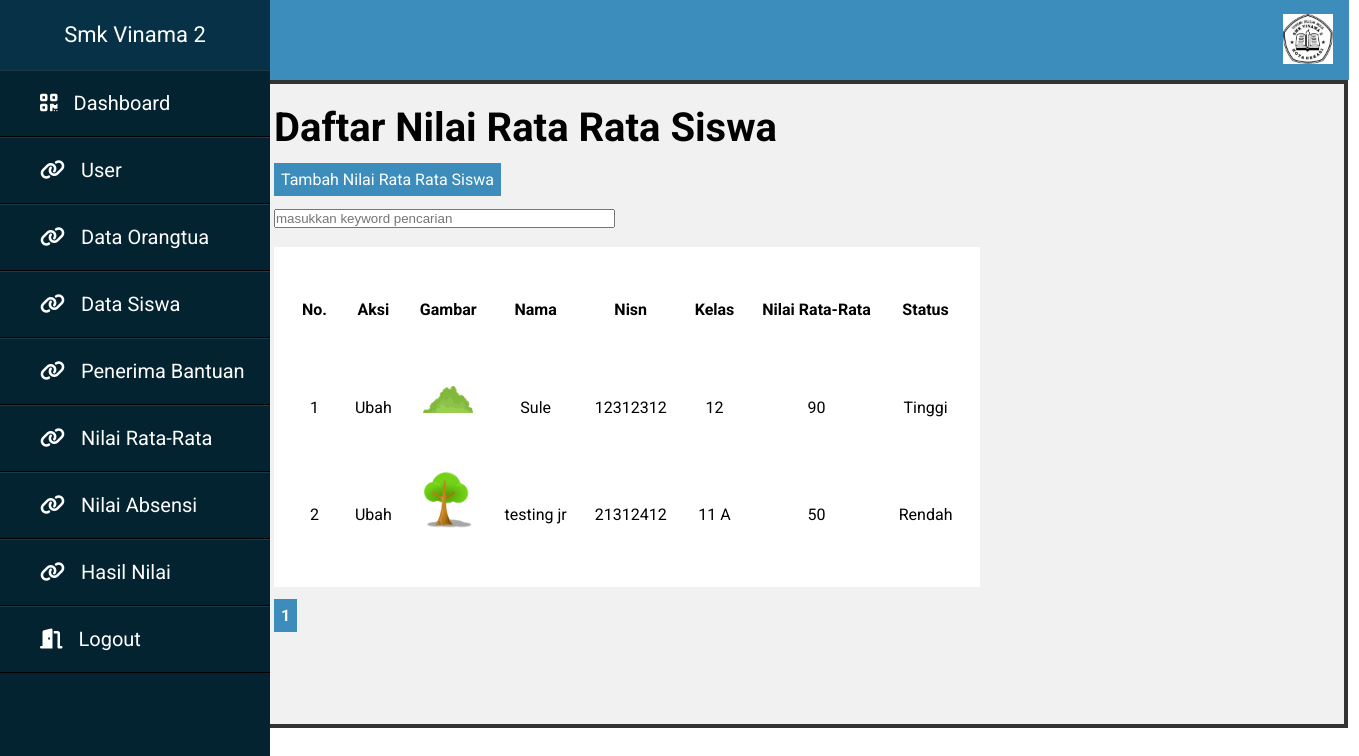
Page /sekolah/guru/halaman_guru.php on the committed database.
### tables this page shows
CREATE TABLE `nilairatarata` (
  `id` int(8) NOT NULL,
  `id_siswa` int(11) NOT NULL,
  `nilai_rata_rata` float NOT NULL,
  `status` varchar(16) NOT NULL
);

CREATE TABLE `siswa` (
  `id` int(8) NOT NULL,
  `nama` varchar(64) NOT NULL,
  `alamat` text NOT NULL,
  `nisn` varchar(32) NOT NULL,
  `kelas` char(4) NOT NULL,
  `foto` varchar(100) NOT NULL,
  `id_ortu` int(8) NOT NULL
);

### sekolah/function.php (called while the page is built, shortened)
<?php
$koneksi = mysqli_connect("localhost", "root", "", "persada");
function query($query) {
	global $koneksi;
	$result = mysqli_query($koneksi, $query);
	$rows = [];
	while ( $row = mysqli_fetch_assoc($result) ) {
		$rows[] = $row;
	}
	return $rows;
}
?>

### sekolah/guru/halaman_guru.php (the view, shortened to what this page needs)
<?php
include '../function.php';
$jumlahdataperhalaman = 2;
$jumlahdata = count(query("SELECT * FROM siswa"));
$jumlahhalaman = ceil($jumlahdata / $jumlahdataperhalaman);
$halamanaktif = ( isset($_GET["halaman"]) ) ? $_GET["halaman"] : 1;
$awaldata = ( $jumlahdataperhalaman * $halamanaktif ) - $jumlahdataperhalaman;
$nilairatarata = query("SELECT siswa.id id_siswa, siswa.nama nama, siswa.kelas kelas, siswa.nisn nisn, siswa.foto foto, siswa.alamat alamat,
  nilairatarata.id id_ratarata, nilairatarata.nilai_rata_rata nilai_rata_rata, nilairatarata.status
 FROM siswa LEFT JOIN nilairatarata ON siswa.id = nilairatarata.id_siswa LIMIT $awaldata, $jumlahdataperhalaman");
?>
<!DOCTYPE html>
<html lang="en" dir="ltr">
  <head>
    <link rel="stylesheet" href="../stylesekolah.css">
  </head>
  <body>
    <div class="sidebar">
    <header>Smk Vinama 2</header>
  <ul>
    <li><a href="../halaman_utama.php"><i class="fas fa-qrcode"></i>Dashboard</a></li>
    <li><a href="../admin/halaman_admin.php"><i class="fas fa-link"></i>User</a></li>
    <li><a href="../administrasi sekolah/halaman_administrasi_sekolah.php"><i class="fas fa-link"></i>Data Orangtua</a></li>
    <li><a href="../administrasi sekolah/siswa.php"><i class="fas fa-link"></i>Data Siswa</a></li>
    <li><a href="../administrasi sekolah/penerimabantuan.php"><i class="fas fa-link"></i>Penerima Bantuan</a></li>
    <li><a href="halaman_guru.php"><i class="fas fa-link"></i>Nilai Rata-Rata</a></li>
    <li><a href="nilaiabsensi.php"><i class="fas fa-link"></i>Nilai Absensi</a></li>
    <li><a href="rankingsiswa.php"><i class="fas fa-link"></i>Hasil Nilai</a></li>
    <li><a href="../logout.php"><i class="fas fa-door-open"></i></i>Logout</a></li>
  </ul>
</div>
<div class="navbar">
<ul class="navbarul">
  <li class="navbarli"><img src="../img/vinama.jpg" width="50"></li>
</ul>
</div>
<div class="guru">
<h1 class="judul">Daftar Nilai Rata Rata Siswa</h1>
<br>
<a href="tambahnilairatarata.php" class="tambah">Tambah Nilai Rata Rata Siswa</a>
<br><br>
<form action="" method="post">
  <input type="text" name="keywordnrr" size="40" autofocus placeholder="masukkan keyword pencarian" autocomplete="off" id="keywordnrr">
</form>
<br>
<div id="container">
<table border="0" cellpadding="10" cellspacing="28">
  <tr>
    <th>No.</th>
    <th>Aksi</th>
    <th>Gambar</th>
    <th>Nama</th>
    <th>Nisn</th>
    <th>Kelas</th>
    <th>Nilai Rata-Rata</th>
    <th>Status</th>
  </tr>
  <?php $i = 1; ?>
  <?php foreach ( $nilairatarata as $row ) : ?>
  <tr>
    <td><?= $i; ?></td>
    <td>
      <?php
        if(!empty($row["nilai_rata_rata"])){
        echo"<a href='ubahnilairatarata.php?id=".$row["id_siswa"]."class='ubahhapuswarna'>Ubah</a>";
      }?>
    </td>
    <td><img src="../img/<?= $row["foto"]; ?>" width="50"></td>
    <td><?= $row["nama"]; ?></td>
    <td><?= $row["nisn"]; ?></td>
    <td><?= $row["kelas"]; ?></td>
    <td><?= $row["nilai_rata_rata"]; ?></td>
    <td><?= $row["status"]; ?></td>
  </tr>
  <?php $i++; ?>
  <?php endforeach; ?>
</table>
<br>
<?php for($i = 1; $i <= $jumlahhalaman; $i++ ) : ?>
  <?php if( $i == $halamanaktif ) : ?>
  <a href="?halaman=<?= $i; ?>" style="font-weight: bold; color: white; background-color: #3c8dbc; border: 4px solid #3c8dbc; padding: 3px;"><?= $i; ?></a>
  <?php else : ?>
  <a href="?halaman=<?= $i; ?>" style="color: black; background-color: #f1f1f1; border: 1px solid black; padding: 6px;"><?= $i; ?></a>
  <?php endif; ?>
<?php endfor; ?>
<br>
</div>
  </body>
</html>

### sekolah/stylesekolah.css (style rules this page uses)
* { padding: 0; margin: 0; list-style: none; text-decoration: none; }
body { font-family: 'Roboto', sans-serif; }
.sidebar { position: fixed; left: 0px; width: 250px; height: 100%; background: #042331; transition: all .5s ease; }
.sidebar header { font-size: 22px; color: white; line-height: 70px; text-align: center; background: #063146; user-select: none; }
.sidebar ul a { display: block; height: 100%; width: 100%; line-height: 65px; font-size: 20px; color: white; padding-left: 40px; box-sizing: border-box; border-bottom: 1px solid black; border-top: 1px solid rgba(255,255,255,.1); transition: .4s; }
.sidebar ul a i { margin-right: 16px; }
.navbar { height: 80px; width: 1349px; }
.navbar, .navbarul { list-style-type: none; margin: 0; padding: 0; overflow: hidden; background-color: #3c8dbc; }
.navbarli { float: right; }
.navbarli, .navbara { display: block; color: white; text-align: center; padding: 14px 16px; text-decoration: none; font-size: 20px; transition: .5s; }
.judul { font-size: 40px; font-weight: bold; }
.tambah { background-color: #3c8dbc; border: 4px solid #3c8dbc; color: white; padding: 3px; }
table, tr, a { color: black; }
table, tr, th { color: black; line-height: 70px; text-align: center; background: white; user-select: none; }
.guru { border: 4px solid #333; margin-left: 250px; height: 600px; width: 1050px; padding: 20px; background: #f1f1f1; }

### rows in the picture
nilairatarata: id_siswa.foto (picture), id_siswa.nama "Sule", id_siswa.nisn "12312312", id_siswa.kelas "12", nilai_rata_rata "90", status "Tinggi"
nilairatarata: id_siswa.foto (picture), id_siswa.nama "testing jr", id_siswa.nisn "21312412", id_siswa.kelas "11 A", nilai_rata_rata "50", status "Rendah"
